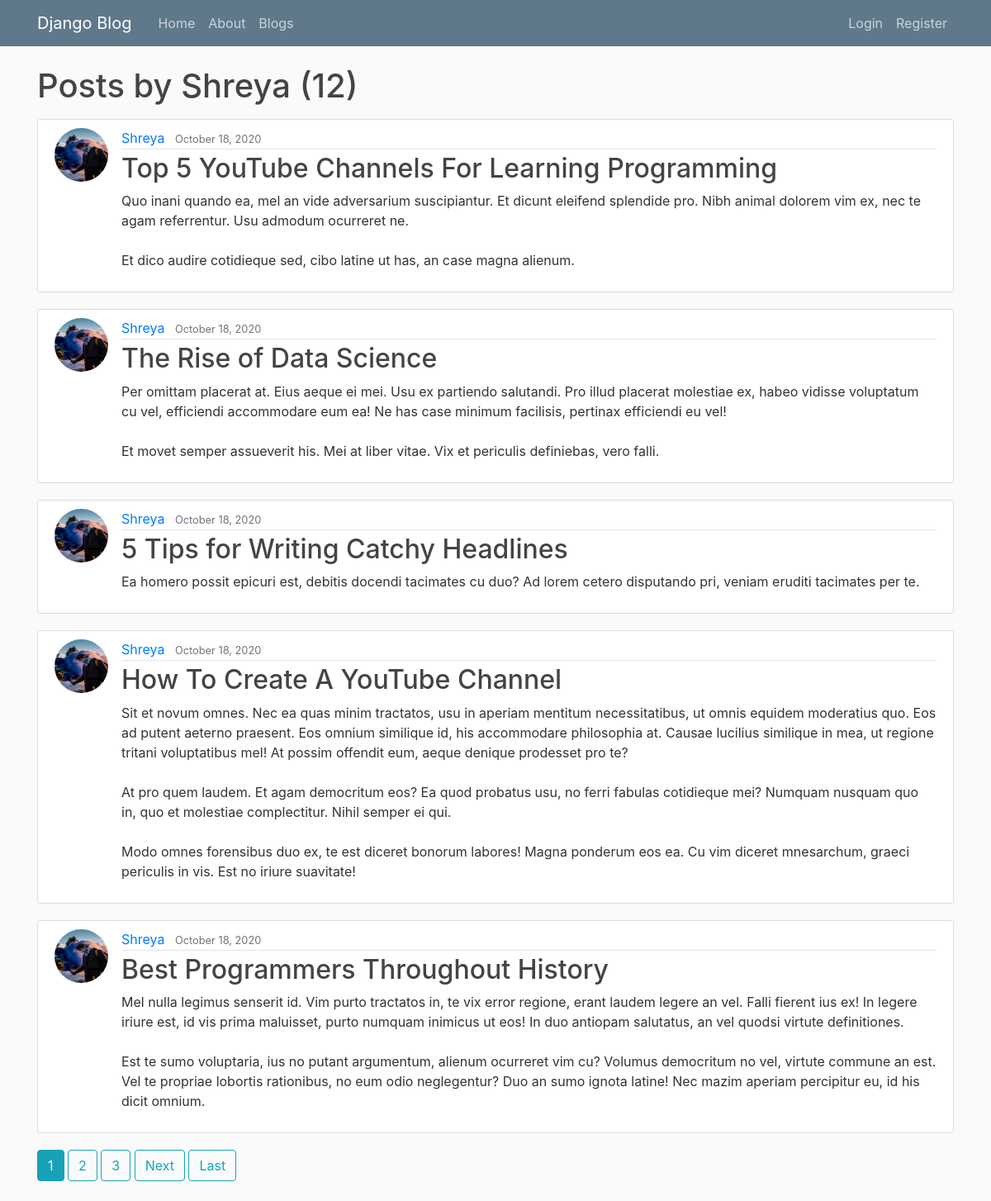
The app's page /user/Shreya with its own data.
### blog/models.py (models this page shows, shortened)
class Post(models.Model):
    title = models.CharField(max_length=100)
    content = models.TextField()
    date_posted = models.DateTimeField(default=timezone.now)
    author = models.ForeignKey(User,on_delete=models.CASCADE)

### users/models.py (models this page shows, shortened)
class Profile(models.Model):
    user = models.OneToOneField(User,on_delete=models.CASCADE)
    image = models.ImageField(default='default.jpg',upload_to='profile_pics')

### blog/views.py (the view)
# urls.py: path('user/<str:username>', UserPostListView.as_view(),name="user-posts"),
class UserPostListView(ListView):
    model = Post
    template_name='blog/user_posts.html' #<app>/<model>_<Viewtype>.html
    context_object_name='posts'
    paginate_by=5
    def get_queryset(self):
        user = get_object_or_404(User, username=self.kwargs.get('username'))
        return Post.objects.filter(author=user).order_by('-date_posted')

### blog/templates/blog/user_posts.html (shortened to what this page needs)
{% extends 'blog/base.html' %}
{% block content %}
    <h1 class="mb-3">Posts by {{view.kwargs.username}} ({{page_obj.paginator.count}}) </h1>
    {% for post in posts %}
        <article class="media content-section">
            <img  class="rounded-circle article-img" src="{{post.author.profile.image.url}}">
            <div class="media-body">
                <div class="article-metadata">
                    <a class="mr-2" href="{% url 'user-posts' post.author.username %}">{{ post.author }}</a>
                <small class="text-muted">{{ post.date_posted|date:"F d, Y" }}</small>
            </div>
            <h2><a class="article-title" href="{% url 'post-detail' post.id%}">{{ post.title }}</a></h2>
            <p class="article-content">{{ post.content }}</p>
            </div>
        </article>
    {% endfor %}
    {% if is_paginated %}
        {% for num in page_obj.paginator.page_range %}
           {% if page_obj.number == num %}
                <a class="btn btn-info mb-4" href="?page={{num}}">{{num}}</a>
           {% elif num > page_obj.number|add:'-3' and num < page_obj.number|add:'3' %}
                <a class="btn btn-outline-info mb-4" href="?page={{num}}">{{num}}</a>
           {% endif %}
        {% endfor %}
        {% if page_obj.has_next %}
           <a class="btn btn-outline-info mb-4" href="?page={{page_obj.next_page_number}}">Next</a>
           <a class="btn btn-outline-info mb-4" href="?page={{page_obj.paginator.num_pages}}">Last</a>
        {% endif %}
    {% endif %}
{% endblock content %}

### blog/templates/blog/base.html (shortened to what this page needs)
{% load static %}
<!DOCTYPE html>
<html lang="en">
<head>
    <link rel="stylesheet" href="https://stackpath.bootstrapcdn.com/bootstrap/4.5.2/css/bootstrap.min.css"
>
    <link rel="stylesheet" type="text/css" href="{% static 'css/main.css' %}">
</head>
<body>
    <header class="site-header">
        <nav class="navbar navbar-expand-md navbar-dark bg-steel fixed-top">
            <div class="container">
                <a class="navbar-brand mr-4" href="{% url 'blog-home' %}">Django Blog</a>
                <div class="collapse navbar-collapse" id="navbarToggle">
                    <div class="navbar-nav mr-auto">
                        <a class="nav-item nav-link" href="{% url 'blog-home' %}">Home</a>
                        <a class="nav-item nav-link" href="{% url 'blog-about' %}">About</a>
                        <a class="nav-item nav-link" href="{% url 'blog-blogs' %}">Blogs</a>
                    </div>
                    <div class="navbar-nav">
                        {% if user.is_authenticated %}
                        <a class="nav-item nav-link" href="{% url 'post-create' %}">New Post</a>
                        <a class="nav-item nav-link" href="{% url 'profile' %}">Profile</a>
                        <a class="nav-item nav-link" href="{% url 'logout' %}">Logout</a>
                        {% else %}
                        <a class="nav-item nav-link" href="{% url 'login' %}">Login</a>
                        <a class="nav-item nav-link" href="{% url 'register' %}">Register</a>
                        {% endif %}
                    </div>
                </div>
            </div>
        </nav>
    </header>
    <main role="main" class="container">
           {% block content %}{% endblock %}
    </main>
</body>
</html>

### blog/static/css/main.css (style rules this page uses)
body { background: #fafafa; color: #333333; margin-top: 5rem; }
h1, h2, h3, h4, h5, h6 { color: #444444; }
.bg-steel { background-color: #5f788a; }
.site-header .navbar-nav .nav-link { color: #cbd5db; }
.content-section { background: #ffffff; padding: 10px 20px; border: 1px solid #dddddd; border-radius: 3px; margin-bottom: 20px; }
.article-title { color: #444444; }
.article-content { white-space: pre-line; }
.article-img { height: 65px; width: 65px; margin-right: 16px; }
.article-metadata { padding-bottom: 1px; margin-bottom: 4px; border-bottom: 1px solid #e3e3e3 }

### records on screen
Post: author.profile.image (picture), author "Shreya", date_posted "October 18, 2020", title "Top 5 YouTube Channels For Learning Programming", content "Quo inani quando ea, mel an vide adversarium suscipiantur. Et dicunt eleifend splendide pro. Nibh animal dolorem vim ex, nec te agam referrentur. Usu admodum ocurreret ne. Et dico audire cotidieque sed, cibo latine ut has, an case magna alienum."
Post: author.profile.image (picture), author "Shreya", date_posted "October 18, 2020", title "The Rise of Data Science", content "Per omittam placerat at. Eius aeque ei mei. Usu ex partiendo salutandi. Pro illud placerat molestiae ex, habeo vidisse voluptatum cu vel, efficiendi accommodare eum ea! Ne has case minimum facilisis, pertinax efficiendi eu vel! Et movet semper assueverit his. Mei at liber vitae. Vix et periculis definiebas, vero falli."
Post: author.profile.image (picture), author "Shreya", date_posted "October 18, 2020", title "5 Tips for Writing Catchy Headlines", content "Ea homero possit epicuri est, debitis docendi tacimates cu duo? Ad lorem cetero disputando pri, veniam eruditi tacimates per te."
Post: author.profile.image (picture), author "Shreya", date_posted "October 18, 2020", title "How To Create A YouTube Channel", content "Sit et novum omnes. Nec ea quas minim tractatos, usu in aperiam mentitum necessitatibus, ut omnis equidem moderatius quo. Eos ad putent aeterno praesent. Eos omnium similique id, his accommodare philosophia at. Causae lucilius similique in mea, ut regione tritani voluptatibus mel! At possim offendit eum, aeque denique prodesset pro te? At pro quem laudem. Et agam democritum eos? Ea quod probatus usu, no ferri fabulas cotidieque mei? Numquam nusquam quo in, quo et molestiae complectitur. Nihil semper ei qui. Modo omnes forensibus duo ex, te est diceret bonorum labores! Magna ponderum eos ea. Cu vim diceret mnesarchum, graeci periculis in vis. Est no iriure suavitate!"
Post: author.profile.image (picture), author "Shreya", date_posted "October 18, 2020", title "Best Programmers Throughout History", content "Mel nulla legimus senserit id. Vim purto tractatos in, te vix error regione, erant laudem legere an vel. Falli fierent ius ex! In legere iriure est, id vis prima maluisset, purto numquam inimicus ut eos! In duo antiopam salutatus, an vel quodsi virtute definitiones. Est te sumo voluptaria, ius no putant argumentum, alienum ocurreret vim cu? Volumus democritum no vel, virtute commune an est. Vel te propriae lobortis rationibus, no eum odio neglegentur? Duo an sumo ignota latine! Nec mazim aperiam percipitur eu, id his dicit omnium."

### other values on screen
{{ view.kwargs.username }} "Shreya"
{{ page_obj.paginator.count }} "12"
{{ num }} "1"
{{ num }} "2" "3"
